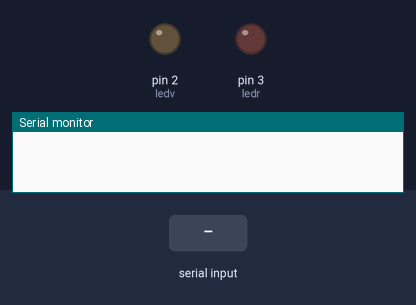
The sketch below on a simulated Arduino Uno, built with avr-gcc and run on an emulated ATmega328P. On the bench: output pins drawn as LEDs (lit = HIGH), the last lines printed to the serial monitor. Inputs (shaded band) come from the test bench.

Above: at 1.2 s.
1.3 s: "1" received over Serial
At 2.1 s:
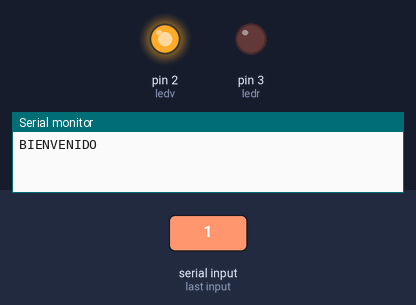
2.8 s: "0" received over Serial
At 3.2 s:
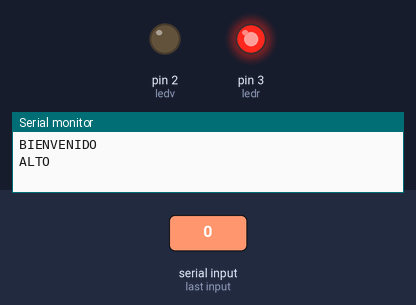
4.3 s: "2" received over Serial
At 5.6 s:
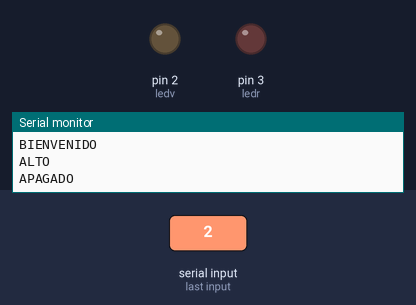
Timing chart, 0 to 7.3 s (numbered marks = the images above; inputs shaded):
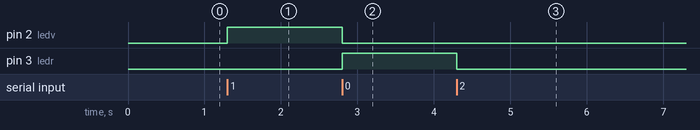

Measured:
- after the input at 1.3 s, pin 2 (ledv): LOW → HIGH at once
- after the input at 2.8 s, pin 2 (ledv): HIGH → LOW at once; pin 3 (ledr): LOW → HIGH at once
- after the input at 4.3 s, pin 3 (ledr): HIGH → LOW at once

The sketch:

Encendido_de_leds.ino
```cpp
int ledv=2, ledr=3;

void setup() {
  pinMode(ledv, OUTPUT);
  pinMode(ledr, OUTPUT);
  Serial.begin(9600);
}

void loop() {
    if (Serial.available()) {
        char c = Serial.read();
        if (c == '1') {
            digitalWrite(ledv, HIGH);  // Enciende el LED en el pin 2
            digitalWrite(ledr, LOW);
            Serial.println("BIENVENIDO");
        }
        if (c == '0') {
            digitalWrite(ledr, HIGH);  // Enciende el LED en el pin 3
            digitalWrite(ledv, LOW);
            Serial.println("ALTO");
        }
        if (c == '2') {
            digitalWrite(ledv, LOW);
            digitalWrite(ledr, LOW);
            Serial.println("APAGADO");
        }
    }
}
```
